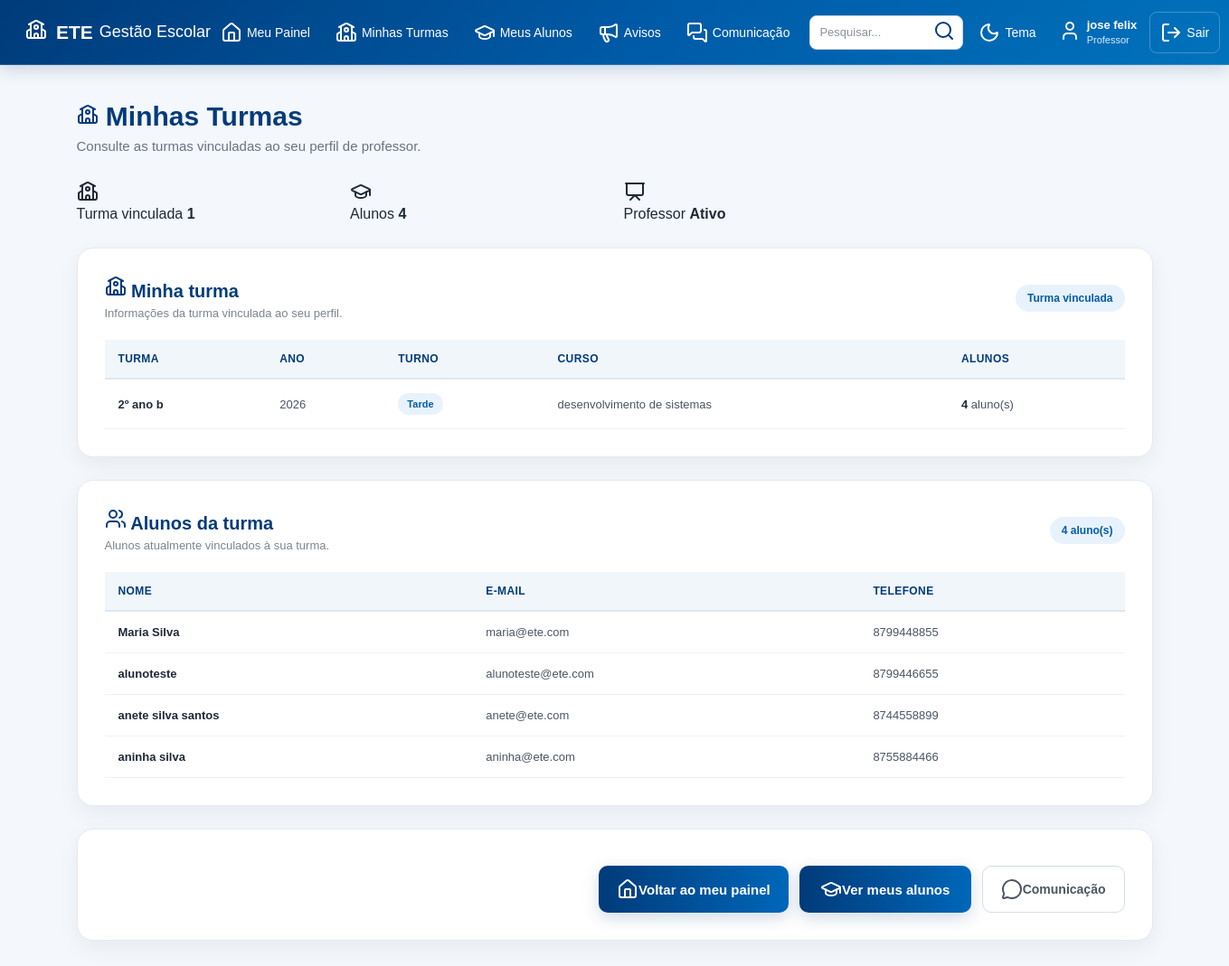
The app's page /professor/turmas (signed in) with its own data.
### tables this page shows
CREATE TABLE usuarios (

            id INTEGER PRIMARY KEY AUTOINCREMENT,

            nome TEXT NOT NULL,

            email TEXT NOT NULL,

            tipo TEXT NOT NULL,

            telefone TEXT,

            turma TEXT

        , senha TEXT, primeiro_acesso INTEGER DEFAULT 0);

CREATE TABLE turmas (

            id INTEGER PRIMARY KEY AUTOINCREMENT,

            nome TEXT NOT NULL,

            ano INTEGER NOT NULL,

            turno TEXT NOT NULL,

            curso TEXT NOT NULL

        );

### app.py (the view, shortened to what this page needs)
@app.route("/professor/turmas")
def professor_turmas():
    acesso = exigir_tipo("professor")
    if acesso:
        return acesso
    conexao = conectar()
    try:
        usuario_id = session["usuario_id"]
        professor = conexao.execute(
            """
            SELECT *
            FROM usuarios
            WHERE id = ?
            AND tipo = 'professor'
            """,
            (usuario_id,)
        ).fetchone()
        turma = None
        alunos = []
        if professor["turma"]:
            turma = conexao.execute(
                """
                SELECT *
                FROM turmas
                WHERE nome = ?
                """,
                (professor["turma"],)
            ).fetchone()
            alunos = conexao.execute(
                """
                SELECT
                    id,
                    nome,
                    email,
                    telefone,
                    turma
                FROM usuarios
                WHERE tipo = 'aluno'
                AND turma = ?
                ORDER BY nome
                """,
                (professor["turma"],)
            ).fetchall()
    finally:
        conexao.close()
    return render_template(
        "professor_turmas.html",
        professor=professor,
        turma=turma,
        alunos=alunos,
        usuario_nome=session["usuario_nome"],
        usuario_tipo=session["usuario_tipo"]
    )

### app.py (called while the page is built, shortened)
def usuario_logado():
    return "usuario_id" in session

def exigir_tipo(tipo):
    if not usuario_logado():
        return redirect(
            url_for("inicio")
        )
    if session.get("usuario_tipo") != tipo:
        flash(
            "Você não tem permissão para acessar esta área.",
            "error"
        )
        return redirecionar_usuario()
    return None

def buscar_usuario_atual():
    if not usuario_logado():
        return None
    conexao = conectar()
    try:
        usuario = conexao.execute(
            """
            SELECT *
            FROM usuarios
            WHERE id = ?
            """,
            (session["usuario_id"],)
        ).fetchone()
        return usuario
    finally:
        conexao.close()

@app.before_request
def protecao_global():
    rotas_publicas = {
        "inicio",
        "static"
    }
    if request.endpoint in rotas_publicas:
        return None
    if not usuario_logado():
        return None
    usuario = buscar_usuario_atual()
    session["usuario_nome"] = usuario["nome"]
    session["usuario_email"] = usuario["email"]
    session["usuario_tipo"] = usuario["tipo"]
    if (
        usuario["primeiro_acesso"] == 1
        and request.endpoint not in {
            "trocar_senha",
            "logout",
            "static"
        }
    ):
        return redirect(
            url_for("trocar_senha")
        )
    return None

### banco.py (called while the page is built)
def conectar():
    conexao = sqlite3.connect("gestao_escolar.db")
    conexao.row_factory = sqlite3.Row
    return conexao

### templates/professor_turmas.html (shortened to what this page needs)
<!DOCTYPE html>
<html lang="pt-BR">
<head>
    <link
        rel="stylesheet"
        href="{{ url_for('static', filename='style.css') }}"
    >
</head>
<body>
{% include "menu.html" %}
<main class="dashboard">
    <div class="dashboard-title">
        <h2>
            <i data-lucide="school"></i>
            Minhas Turmas
        </h2>
        <p>
            Consulte as turmas vinculadas ao seu
            perfil de professor.
        </p>
    </div>
    <section class="dashboard-cards">
        <div class="dashboard-card">
            <div class="dashboard-card-icon">
                <i data-lucide="school"></i>
            </div>
            <div>
                <span>
                    Turma vinculada
                </span>
                <strong>
                    {% if turma %}
                        1
                    {% else %}
                        0
                    {% endif %}
                </strong>
            </div>
        </div>
        <div class="dashboard-card">
            <div class="dashboard-card-icon">
                <i data-lucide="graduation-cap"></i>
            </div>
            <div>
                <span>
                    Alunos
                </span>
                <strong>
                    {{ alunos|length }}
                </strong>
            </div>
        </div>
        <div class="dashboard-card">
            <div class="dashboard-card-icon">
                <i data-lucide="presentation"></i>
            </div>
            <div>
                <span>
                    Professor
                </span>
                <strong>
                    Ativo
                </strong>
            </div>
        </div>
    </section>
    <section class="content-card">
        <div class="section-header">
            <div>
                <h3>
                    <i data-lucide="school"></i>
                    Minha turma
                </h3>
                <p>
                    Informações da turma vinculada ao
                    seu perfil.
                </p>
            </div>
            {% if turma %}
                <span class="total-badge">
                    Turma vinculada
                </span>
            {% endif %}
        </div>
        {% if turma %}
            <div class="table-container">
                <table>
                    <thead>
                        <tr>
                            <th>
                                Turma
                            </th>
                            <th>
                                Ano
                            </th>
                            <th>
                                Turno
                            </th>
                            <th>
                                Curso
                            </th>
                            <th>
                                Alunos
                            </th>
                        </tr>
                    </thead>
                    <tbody>
                        <tr>
                            <td>
                                <strong>
                                    {{ turma['nome'] }}
                                </strong>
                            </td>
                            <td>
                                {{ turma['ano'] }}
                            </td>
                            <td>
                                <span class="badge">
                                    {{ turma['turno'] }}
                                </span>
                            </td>
                            <td>
                                {{ turma['curso'] }}
                            </td>
                            <td>
                                <strong>
                                    {{ alunos|length }}
                                </strong>
                                aluno(s)
                            </td>
                        </tr>
                    </tbody>
                </table>
            </div>
        {% endif %}
    </section>
    <section class="content-card users-list">
        <div class="section-header">
            <div>
                <h3>
                    <i data-lucide="users"></i>
                    Alunos da turma
                </h3>
                <p>
                    Alunos atualmente vinculados à
                    sua turma.
                </p>
            </div>
            <span class="total-badge">
                {{ alunos|length }} aluno(s)
            </span>
        </div>
        {% if alunos %}
            <div class="table-container">
                <table>
                    <thead>
                        <tr>
                            <th>
                                Nome
                            </th>
                            <th>
                                E-mail
                            </th>
                            <th>
                                Telefone
                            </th>
                        </tr>
                    </thead>
                    <tbody>
                        {% for aluno in alunos %}
                            <tr>
                                <td>
                                    <strong>
                                        {{ aluno['nome'] }}
                                    </strong>
                                </td>
                                <td>
                                    {{ aluno['email'] }}
                                </td>
                                <td>
                                    {{ aluno['telefone'] or '-' }}
                                </td>
                            </tr>
                        {% endfor %}
                    </tbody>
                </table>
            </div>
        {% endif %}
    </section>
    <section class="content-card">
        <div class="form-buttons">
            <a
                href="{{ url_for('professor') }}"
                class="btn-login"
            >
                <i data-lucide="house"></i>
                Voltar ao meu painel
            </a>
            <a
                href="{{ url_for('meus_alunos') }}"
                class="btn-login"
            >
                <i data-lucide="graduation-cap"></i>
                Ver meus alunos
            </a>
            <a
                href="{{ url_for('comunicacao') }}"
                class="btn-secondary"
            >
                <i data-lucide="message-circle"></i>
                Comunicação
            </a>
        </div>
    </section>
</main>
</body>
</html>

### templates/menu.html (shortened to what this page needs)
<!DOCTYPE html>
<html lang="pt-BR">
<head>
<link
    rel="stylesheet"
    href="{{ url_for('static', filename='style.css') }}"
>
</head>
<body>
<header class="topo">
    <div class="topo-logo">
        <span class="logo-icone">
            <i data-lucide="school"></i>
        </span>
        <div class="logo-texto">
            <strong>ETE</strong>
            <span>Gestão Escolar</span>
        </div>
    </div>
    <nav class="menu-principal">
        {% if usuario_tipo == "professor" %}
            <a
                href="{{ url_for('professor') }}"
                class="menu-item"
            >
                <i data-lucide="house"></i>
                <span>Meu Painel</span>
            </a>
            <a
                href="{{ url_for('professor_turmas') }}"
                class="menu-item"
            >
                <i data-lucide="school"></i>
                <span>Minhas Turmas</span>
            </a>
            <a
                href="{{ url_for('meus_alunos') }}"
                class="menu-item"
            >
                <i data-lucide="graduation-cap"></i>
                <span>Meus Alunos</span>
            </a>
            <a
                href="{{ url_for('professor_avisos') }}"
                class="menu-item"
            >
                <i data-lucide="megaphone"></i>
                <span>Avisos</span>
            </a>
            <a
                href="{{ url_for('comunicacao') }}"
                class="menu-item"
            >
                <i data-lucide="messages-square"></i>
                <span>Comunicação</span>
            </a>
        {% endif %}
        <div class="menu-pesquisa">
            <input
                type="text"
                name="pesquisa"
                placeholder="Pesquisar..."
                aria-label="Pesquisar no sistema"
            >
            <button
                type="button"
                title="Pesquisa"
            >
                <i data-lucide="search"></i>
            </button>
        </div>
        <button
            type="button"
            class="menu-botao"
            title="Alterar tema"
        >
            <i data-lucide="moon"></i>
            <span>Tema</span>
        </button>
        <a
            href="{{ url_for('perfil') }}"
            class="menu-usuario"
        >
            <span class="usuario-icone">
                <i data-lucide="user"></i>
            </span>
            <span class="usuario-info">
                <strong>
                    {{ usuario_nome }}
                </strong>
                <small>
                    {{ usuario_tipo|capitalize }}
                </small>
            </span>
        </a>
        <a
            href="{{ url_for('logout') }}"
            class="menu-sair"
        >
            <i data-lucide="log-out"></i>
            <span>Sair</span>
        </a>
    </nav>
</header>
</body>
</html>

### records on screen
usuarios: nome "jose felix", tipo "Professor"
turmas: nome "2º ano b", ano "2026", turno "Tarde", curso "desenvolvimento de sistemas"
usuarios: nome "Maria Silva", email "maria@ete.com", telefone "8799448855"
usuarios: nome "alunoteste", email "alunoteste@ete.com", telefone "8799446655"
usuarios: nome "anete silva santos", email "anete@ete.com", telefone "8744558899"
usuarios: nome "aninha silva", email "aninha@ete.com", telefone "8755884466"

### other values on screen
{{ alunos|length }} "4"
